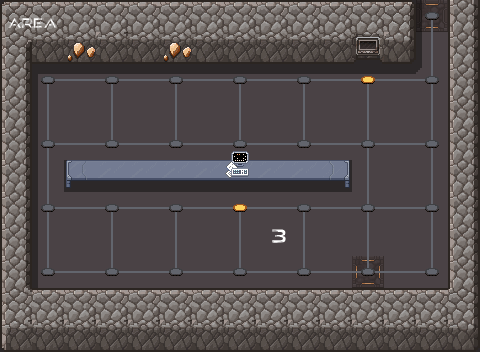

Tiled map render using the project's own tile images. Description and the whole map definition, tile-layer contents included, below:
An orthogonal 15x11 tile map with 32x32 px tiles, 8 tile layers (ground, shadow, wall, line, ...), 6 tilesets.

<map version="1.10" tiledversion="1.10.2" orientation="orthogonal" renderorder="right-down" width="15" height="11" tilewidth="32" tileheight="32" infinite="0" nextlayerid="10" nextobjectid="1">
 <tileset firstgid="1" source="scifi_dungeon_tileset2.tsx" />
 <tileset firstgid="241" source="scifi_items.tsx" />
 <tileset firstgid="449" source="scifi_tileset_01.tsx" />
 <tileset firstgid="641" source="alien_spaceship_tileset2.tsx" />
 <tileset firstgid="881" source="scifi_dungeon_tileset.tsx" />
 <tileset firstgid="1073" source="scifi_items2.tsx" />
 <layer id="1" name="ground" width="15" height="11">
  <data encoding="csv">
151,151,151,151,151,151,151,151,151,151,151,151,151,182,151,
151,151,151,151,151,151,151,151,151,151,151,151,151,151,151,
151,151,151,151,151,151,151,151,151,151,151,151,151,151,151,
151,151,151,151,151,151,151,151,151,151,151,151,151,151,151,
151,151,151,151,151,151,151,151,151,151,151,151,151,151,151,
151,151,151,151,151,151,151,151,151,151,151,151,151,151,151,
151,151,151,151,151,151,151,151,151,151,151,151,151,151,151,
151,151,151,151,151,151,151,151,151,151,151,151,151,151,151,
151,151,151,151,151,151,151,151,151,151,151,183,151,151,151,
151,151,151,151,151,151,151,151,151,151,151,151,151,151,151,
151,151,151,151,151,151,151,151,151,151,151,151,151,151,151
</data>
 </layer>
 <layer id="6" name="shadow" width="15" height="11" opacity="0.4">
  <data encoding="csv">
36,0,0,0,0,0,0,0,0,0,0,0,36,43,0,
0,0,36,36,0,36,0,0,0,0,0,36,36,43,0,
0,13,22,22,22,22,22,22,22,22,22,22,22,23,0,
0,43,0,0,0,0,0,0,0,0,0,0,0,0,0,
0,43,0,0,0,0,0,0,0,0,0,0,0,0,0,
0,43,910,910,910,910,910,910,910,910,910,0,0,0,0,
0,43,0,0,0,0,0,0,0,0,0,0,0,0,0,
0,43,0,0,0,0,0,0,0,0,0,0,0,0,0,
0,43,0,0,0,0,0,0,0,0,0,0,0,0,0,
0,0,0,0,0,0,0,0,0,0,0,0,0,0,0,
36,0,0,0,0,0,0,0,0,0,0,0,0,0,36
</data>
 </layer>
 <layer id="2" name="wall" width="15" height="11">
  <data encoding="csv">
34,53,53,53,53,53,53,53,53,53,53,53,32,0,28,
63,101,106,82,101,106,101,101,101,101,101,113,83,0,28,
28,0,0,0,0,0,0,0,0,0,0,0,0,0,28,
28,0,0,0,0,0,0,0,0,0,0,0,0,0,28,
28,0,0,0,0,0,0,0,0,0,0,0,0,0,28,
28,0,0,0,0,0,0,0,0,0,0,0,0,0,28,
28,0,0,0,0,0,0,0,0,0,0,0,0,0,28,
28,0,0,0,0,0,0,0,0,0,0,0,0,0,28,
28,0,0,0,0,0,0,0,0,0,0,0,0,0,28,
72,53,53,53,53,53,53,53,53,53,53,53,53,53,73,
81,82,82,82,82,82,82,82,82,82,82,82,82,82,83
</data>
 </layer>
 <layer id="3" name="line" width="15" height="11">
  <data encoding="csv">
0,0,0,0,0,0,0,0,0,0,0,0,0,2684354730,0,
0,0,0,0,0,0,0,0,0,0,0,0,0,3221225651,0,
0,2684354720,2684354739,3221225631,2684354739,3221225631,2684354739,3221225631,2684354739,3221225631,2684354739,3221225631,2684354739,1610612895,0,
0,3221225651,0,3221225651,0,3221225651,0,3221225651,0,3221225651,0,3221225651,0,3221225651,0,
0,2684354719,2684354739,159,2684354739,159,2684354739,159,2684354739,799,2684354739,169,2684354739,1610612895,0,
0,3221225651,0,0,0,0,0,0,0,0,0,179,0,3221225651,0,
0,2684354719,2684354739,3221225631,2684354739,3221225631,2684354739,3221225631,2684354739,3221226271,2684354739,169,2684354739,1610612895,0,
0,3221225651,0,3221225651,0,3221225651,0,3221225651,0,3221225651,0,3221225651,0,3221225651,0,
0,160,2684354739,159,2684354739,159,2684354739,159,2684354739,159,2684354739,159,2684354739,1610612896,0,
0,0,0,0,0,0,0,0,0,0,0,0,0,0,0,
0,0,0,0,0,0,0,0,0,0,0,0,0,0,0
</data>
 </layer>
 <layer id="4" name="point" width="15" height="11">
  <data encoding="csv">
0,0,0,0,0,0,0,0,0,0,0,0,0,168,0,
0,0,0,0,0,0,0,0,0,0,0,0,0,0,0,
0,168,0,168,0,168,0,168,0,168,0,158,0,168,0,
0,0,0,0,0,0,0,0,0,0,0,0,0,0,0,
0,168,0,168,0,168,0,168,0,168,0,168,0,168,0,
0,0,0,0,0,0,0,0,0,0,0,0,0,0,0,
0,168,0,168,0,168,0,158,0,168,0,168,0,168,0,
0,0,0,0,0,0,0,0,0,0,0,0,0,0,0,
0,168,0,168,0,168,0,168,0,168,0,168,0,168,0,
0,0,0,0,0,0,0,0,0,0,0,0,0,0,0,
0,0,0,0,0,0,0,0,0,0,0,0,0,0,0
</data>
 </layer>
 <layer id="7" name="Tile Layer 6" width="15" height="11">
  <data encoding="csv">
599,600,0,0,0,0,0,0,0,0,0,0,0,0,0,
0,0,0,0,0,0,0,0,0,0,0,0,0,0,0,
0,0,0,0,0,0,0,0,0,0,0,0,0,0,0,
0,0,0,0,0,0,0,0,0,0,0,0,0,0,0,
0,0,0,0,0,0,0,0,0,0,0,0,0,0,0,
0,0,313,314,314,314,314,314,314,314,315,0,0,0,0,
0,0,0,0,0,0,0,0,0,0,0,0,0,0,0,
0,0,0,0,0,0,0,0,604,0,0,0,0,0,0,
0,0,0,0,0,0,0,0,0,0,0,0,0,0,0,
0,0,0,0,0,0,0,0,0,0,0,0,0,0,0,
0,0,0,0,0,0,0,0,0,0,0,0,0,0,0
</data>
 </layer>
 <layer id="8" name="Tile Layer 7" width="15" height="11">
  <data encoding="csv">
0,0,0,0,0,0,0,0,0,0,0,0,0,0,0,
0,0,0,0,0,0,0,0,0,0,0,0,0,0,0,
0,0,0,0,0,0,0,0,0,0,0,0,0,0,0,
0,0,0,0,0,0,0,0,0,0,0,0,0,0,0,
0,0,0,0,0,0,0,0,0,0,0,0,0,0,0,
0,0,0,0,0,0,0,283,0,0,0,0,0,0,0,
0,0,0,0,0,0,0,0,0,0,0,0,0,0,0,
0,0,0,0,0,0,0,0,0,0,0,0,0,0,0,
0,0,0,0,0,0,0,0,0,0,0,0,0,0,0,
0,0,0,0,0,0,0,0,0,0,0,0,0,0,0,
0,0,0,0,0,0,0,0,0,0,0,0,0,0,0
</data>
 </layer>
 <layer id="9" name="Tile Layer 8" width="15" height="11" offsetx="0.666667" offsety="-25.3333">
  <data encoding="csv">
0,0,0,0,0,0,0,0,0,0,0,0,0,0,0,
0,0,0,0,0,0,0,0,0,0,0,0,0,0,0,
0,0,0,0,0,0,0,0,0,0,0,0,0,0,0,
0,0,0,0,0,0,0,0,0,0,0,0,0,0,0,
0,0,0,0,0,0,0,0,0,0,0,0,0,0,0,
0,0,0,0,0,0,0,1089,0,0,0,0,0,0,0,
0,0,0,0,0,0,0,0,0,0,0,0,0,0,0,
0,0,0,0,0,0,0,0,0,0,0,0,0,0,0,
0,0,0,0,0,0,0,0,0,0,0,0,0,0,0,
0,0,0,0,0,0,0,0,0,0,0,0,0,0,0,
0,0,0,0,0,0,0,0,0,0,0,0,0,0,0
</data>
 </layer>
</map>
